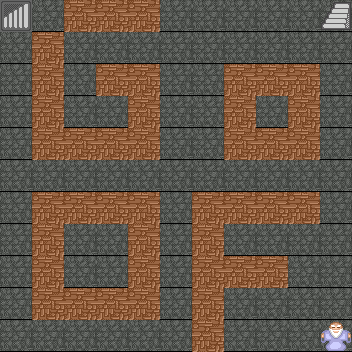

Rendered tile map (Tiled .tmx) drawn with the repository's tilesets; below, a short description and the full map source, tile grids included:
An orthogonal 11x11 tile map with 32x32 px tiles, 4 tile layers (floor, stair, door, npc).

<map version="1.2" tiledversion="1.2.5" orientation="orthogonal" renderorder="right-down" width="11" height="11" tilewidth="32" tileheight="32" infinite="0" nextlayerid="15" nextobjectid="1">
 <tileset firstgid="1" name="element" tilewidth="32" tileheight="32" tilecount="96" columns="32">
  <image source="element.png" width="1024" height="96" />
 </tileset>
 <layer id="8" name="floor" width="11" height="11">
  <data encoding="csv">
96,96,96,96,96,96,96,96,96,96,96,
96,96,96,96,96,96,96,96,96,96,96,
96,96,96,96,96,96,96,96,96,96,96,
96,96,96,96,96,96,96,96,96,96,96,
96,96,96,96,96,96,96,96,96,96,96,
96,96,96,96,96,96,96,96,96,96,96,
96,96,96,96,96,96,96,96,96,96,96,
96,96,96,96,96,96,96,96,96,96,96,
96,96,96,96,96,96,96,96,96,96,96,
96,96,96,96,96,96,96,96,96,96,96,
96,96,96,96,96,96,96,96,96,96,96
</data>
 </layer>
 <layer id="9" name="stair" width="11" height="11">
  <properties>
   <property name="location" value="21,11" />
  </properties>
  <data encoding="csv">
71,0,0,0,0,0,0,0,0,0,39,
0,0,0,0,0,0,0,0,0,0,0,
0,0,0,0,0,0,0,0,0,0,0,
0,0,0,0,0,0,0,0,0,0,0,
0,0,0,0,0,0,0,0,0,0,0,
0,0,0,0,0,0,0,0,0,0,0,
0,0,0,0,0,0,0,0,0,0,0,
0,0,0,0,0,0,0,0,0,0,0,
0,0,0,0,0,0,0,0,0,0,0,
0,0,0,0,0,0,0,0,0,0,0,
0,0,0,0,0,0,0,0,0,0,0
</data>
 </layer>
 <layer id="14" name="door" width="11" height="11">
  <properties>
   <property name="appearEvent" value="8" />
  </properties>
  <data encoding="csv">
0,0,52,52,52,0,0,0,0,0,0,
0,52,0,0,0,0,0,0,0,0,0,
0,52,0,52,52,0,0,52,52,52,0,
0,52,0,0,52,0,0,52,0,52,0,
0,52,52,52,52,0,0,52,52,52,0,
0,0,0,0,0,0,0,0,0,0,0,
0,52,52,52,52,0,52,52,52,52,0,
0,52,0,0,52,0,52,0,0,0,0,
0,52,0,0,52,0,52,52,52,0,0,
0,52,52,52,52,0,52,0,0,0,0,
0,0,0,0,0,0,52,0,0,0,0
</data>
 </layer>
 <layer id="13" name="npc" width="11" height="11">
  <properties>
   <property name="120" value="18" />
  </properties>
  <data encoding="csv">
0,0,0,0,0,0,0,0,0,0,0,
0,0,0,0,0,0,0,0,0,0,0,
0,0,0,0,0,0,0,0,0,0,0,
0,0,0,0,0,0,0,0,0,0,0,
0,0,0,0,0,0,0,0,0,0,0,
0,0,0,0,0,0,0,0,0,0,0,
0,0,0,0,0,0,0,0,0,0,0,
0,0,0,0,0,0,0,0,0,0,0,
0,0,0,0,0,0,0,0,0,0,0,
0,0,0,0,0,0,0,0,0,0,0,
0,0,0,0,0,0,0,0,0,0,51
</data>
 </layer>
</map>
